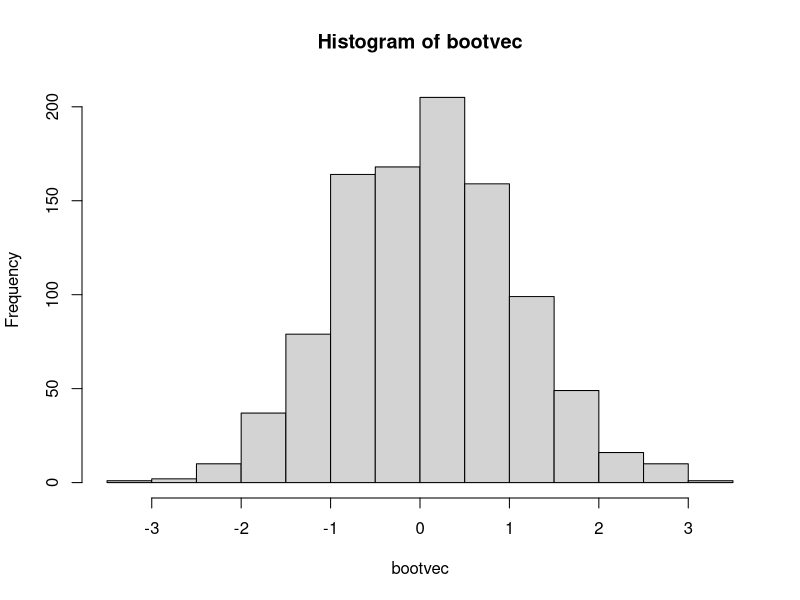

Write the R code that produced this figure.
## Build a bias, standard deviation, and confidence interval estimator for the mean
## based on the bootstrap (use 10000 = nboot) and the jackknife.

Jackknife_confidence_interval <- function( v1, statfunc=sd, alpha = 0.05 ) {
  
  n1 <- length(v1)
  jackvec <- NULL
  mu0 <- statfunc(v1) 
  for(i in 1:n1)
  {
    mua<-statfunc(v1[-i])
    jackvec<-c(jackvec, n1*(mu0)-(n1-1)*mua)
    
  }
  jackbias<-mean(jackvec)-mu0 
  jacksd<-sd(jackvec)

  NLB<-mean(v1)-(sd(v1)/sqrt(n1))*qt(1-alpha/2, df = n1-1) 
  NUB<-mean(v1)+(sd(v1)/sqrt(n1))*qt(1-alpha/2, df = n1-1)
  
  list(mu0=mu0,jackestimate = mean(jackvec), jackbias=jackbias,jacksd=jacksd, normal.confidence.interval=c(NLB,NUB)) 
}

my.bootstrapci.ml<-function(vec0, nboot=10000, alpha=0.1){
  #extract sample size, mean and standard deviation from the original data
  n0 <- length(vec0) 
  mean0 <- mean(vec0) 
  sd0 <- sqrt(var(vec0))
  
  # create a vector to store the location of the bootstrap studentized deviation vector 
  bootvec<-NULL
  bootbiasvec<-NULL
  bootvec_estimate <- NULL
  jacckbiasvec<-NULL
  jacksdvec<-NULL
  
  #create the bootstrap distribution using a for loop
  for( i in 1:nboot){
    vecb<-sample(vec0,replace=T) #create mean and standard deviation to studentize
    meanb<-mean(vecb)
    sdb<-sqrt(var(vecb))
    #note since resampling full vector we can use n0 for sample size of vecb
    bootvec<-c(bootvec,(meanb-mean0)/(sdb/sqrt(n0))) 
    bootbiasvec<-c(bootbiasvec, meanb-mean0 ) 
    bootvec_estimate <- c(bootvec_estimate, meanb)
    
  }
  hist(bootvec)
  bootsd <- sd(bootvec)

  #Calculate lower and upper quantile of the bootstrap distribution
  bootbias<- mean(bootbiasvec)
  
  lq<-quantile(bootvec,alpha/2) 
  uq<-quantile(bootvec,1-alpha/2)
  
  #ADD the other two confidence intervals.
  #incorporate into the bootstrap confidence interval (what algebra supports this?) and output result 
  LB<-mean0-(sd0/sqrt(n0))*uq
  UB<-mean0-(sd0/sqrt(n0))*lq
 
  #since I have the mean and standard deviation calculate the normal confidence interval here as well 
  NLB<-mean0-(sd0/sqrt(n0))*qnorm(1-alpha/2) 
  NUB<-mean0+(sd0/sqrt(n0))*qnorm(1-alpha/2)
  
  list( bootestimate = mean(bootvec_estimate), bootbias = bootbias, bootsd = bootsd, bootstrap.confidence.interval=c(LB,UB),normal.confidence.interval=c(NLB,NUB)) 
}

v1 = rnorm(500, mean = 10, sd = 2)
Jackknife_confidence_interval(v1,mean)
my.bootstrapci.ml(v1, nboot = 1000,alpha=0.05)
